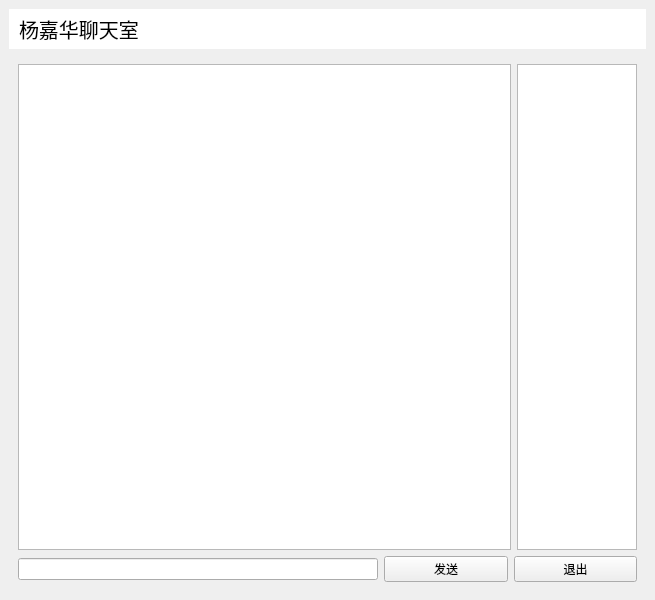
<?xml version="1.0" encoding="UTF-8"?>
<ui version="4.0">
 <class>MainWindow</class>
 <widget class="QMainWindow" name="MainWindow">
  <property name="geometry">
   <rect>
    <x>0</x>
    <y>0</y>
    <width>655</width>
    <height>600</height>
   </rect>
  </property>
  <property name="windowTitle">
   <string>聊天室客户端</string>
  </property>
  <property name="styleSheet">
   <string notr="true">#title{
   background: white;
   font-size:20px;
  border:none;
  padding: 5px;
  border-botton: 1px solid black;

}

#mainframe{
   border:none;
}

#loginframe{
  border-radius: 25px;
  border: 1px solid black;
  padding:10px;
}</string>
  </property>
  <widget class="QWidget" name="centralwidget">
   <layout class="QGridLayout" name="gridLayout_2">
    <item row="0" column="0">
     <widget class="QLabel" name="title">
      <property name="text">
       <string>杨嘉华聊天室</string>
      </property>
     </widget>
    </item>
    <item row="1" column="0">
     <widget class="QStackedWidget" name="mainframe">
      <property name="currentIndex">
       <number>1</number>
      </property>
      <widget class="QWidget" name="loginPage">
       <widget class="QFrame" name="loginframe">
        <property name="geometry">
         <rect>
          <x>170</x>
          <y>160</y>
          <width>271</width>
          <height>151</height>
         </rect>
        </property>
        <property name="frameShape">
         <enum>QFrame::Shape::StyledPanel</enum>
        </property>
        <property name="frameShadow">
         <enum>QFrame::Shadow::Raised</enum>
        </property>
        <widget class="QWidget" name="layoutWidget">
         <property name="geometry">
          <rect>
           <x>10</x>
           <y>0</y>
           <width>253</width>
           <height>142</height>
          </rect>
         </property>
         <layout class="QVBoxLayout" name="verticalLayout">
          <item>
           <layout class="QGridLayout" name="gridLayout">
            <item row="0" column="1">
             <widget class="QLineEdit" name="serverEdit"/>
            </item>
            <item row="1" column="1">
             <widget class="QLineEdit" name="usernameEdit"/>
            </item>
            <item row="1" column="0">
             <widget class="QLabel" name="label_3">
              <property name="text">
               <string>昵称</string>
              </property>
             </widget>
            </item>
            <item row="0" column="0">
             <widget class="QLabel" name="label_2">
              <property name="text">
               <string>服务器地址</string>
              </property>
             </widget>
            </item>
           </layout>
          </item>
          <item>
           <spacer name="verticalSpacer">
            <property name="orientation">
             <enum>Qt::Orientation::Vertical</enum>
            </property>
            <property name="sizeType">
             <enum>QSizePolicy::Policy::Fixed</enum>
            </property>
            <property name="sizeHint" stdset="0">
             <size>
              <width>20</width>
              <height>13</height>
             </size>
            </property>
           </spacer>
          </item>
          <item>
           <widget class="QPushButton" name="loginbutton">
            <property name="text">
             <string>登录聊天室</string>
            </property>
           </widget>
          </item>
         </layout>
        </widget>
       </widget>
      </widget>
      <widget class="QWidget" name="chatPage">
       <layout class="QVBoxLayout" name="verticalLayout_2">
        <item>
         <layout class="QHBoxLayout" name="horizontalLayout">
          <item>
           <widget class="QTextEdit" name="roomtextEdit"/>
          </item>
          <item>
           <widget class="QListWidget" name="UserlistWidget">
            <property name="maximumSize">
             <size>
              <width>120</width>
              <height>16777215</height>
             </size>
            </property>
           </widget>
          </item>
         </layout>
        </item>
        <item>
         <layout class="QHBoxLayout" name="horizontalLayout_2">
          <item>
           <widget class="QLineEdit" name="saylineEdit">
            <property name="maximumSize">
             <size>
              <width>360</width>
              <height>16777215</height>
             </size>
            </property>
           </widget>
          </item>
          <item>
           <widget class="QPushButton" name="sendButton">
            <property name="text">
             <string>发送</string>
            </property>
           </widget>
          </item>
          <item>
           <widget class="QPushButton" name="loginoutbutton">
            <property name="text">
             <string>退出</string>
            </property>
           </widget>
          </item>
         </layout>
        </item>
       </layout>
      </widget>
     </widget>
    </item>
   </layout>
  </widget>
 </widget>
 <resources/>
 <connections/>
</ui>
